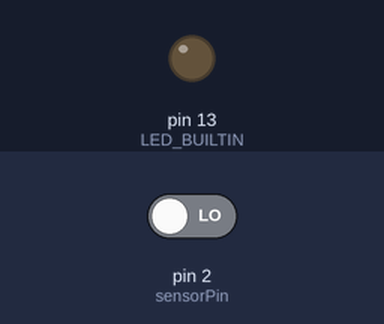
The sketch below on a simulated Arduino Uno, built with avr-gcc and run on an emulated ATmega328P. Parts: output pins drawn as LEDs (lit = HIGH). The inputs (shaded band) are chosen by the test bench; at power-on: pin 2 (sensorPin) LOW.

Above: at 2.8 s.
2.9 s: pin 2 (sensorPin) driven HIGH
At 4.1 s:
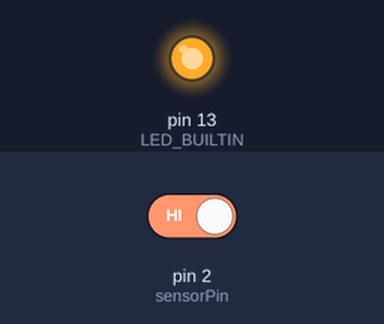
4.4 s: pin 2 (sensorPin) driven LOW
At 5.5 s:
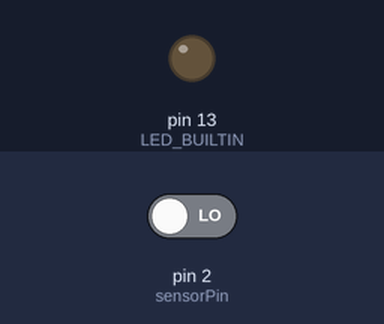
Timing chart, 0 to 7.4 s (numbered marks = the images above; inputs shaded):
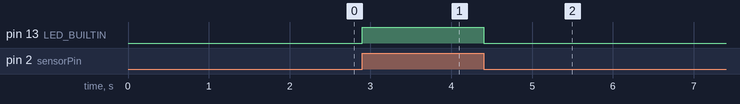

Measured:
- after the input at 2.9 s, pin 13 (LED_BUILTIN): LOW → HIGH at once
- after the input at 4.4 s, pin 13 (LED_BUILTIN): HIGH → LOW at once

The sketch:

PIRSensor.ino
```cpp
/*
  PIR sensor reader
  Assumes a sensor with an activation time of 2 seconds.
  Example was built with the BS412 mini basic PIR sensor from Adafruit:
  https://www.adafruit.com/product/4666

  This will probably work with other PIR sensors as well, since the BS412's
  behavior is typical of others too.

  The circuit:
  * PIR sensor pin 1 connected to ground
  * PIR sensor pin 2 connected to ground for an on time of 2 sec.
  * PIR sensor pin 3 connnected to 3.3V
  * PIR sensor pin 4 connected to Arduino digital pin 2

  created 3 Jan 2023
  by Tom Igoe
*/
const int sensorPin = 2;
const int resetInterval = 2000;
int lastReading = 0;
long lastRelease = 0;

void setup() {
  pinMode(2, INPUT);
  pinMode(LED_BUILTIN, OUTPUT);
}

void loop() {
  // if it's been less than the resetInterval,
  // then skip the rest of the loop:
  if (millis() - lastRelease < resetInterval) return;
  // read the sensor:
  int reading = digitalRead(sensorPin);
  // set the LED using the reading:
  digitalWrite(LED_BUILTIN, reading);
  // // if it's LOW, then the sensor is resetting:
  if (reading != lastReading && reading == LOW) {
    lastRelease == millis();
  }
  // save current reading for comparison next time:
  lastReading = reading;
}
```
